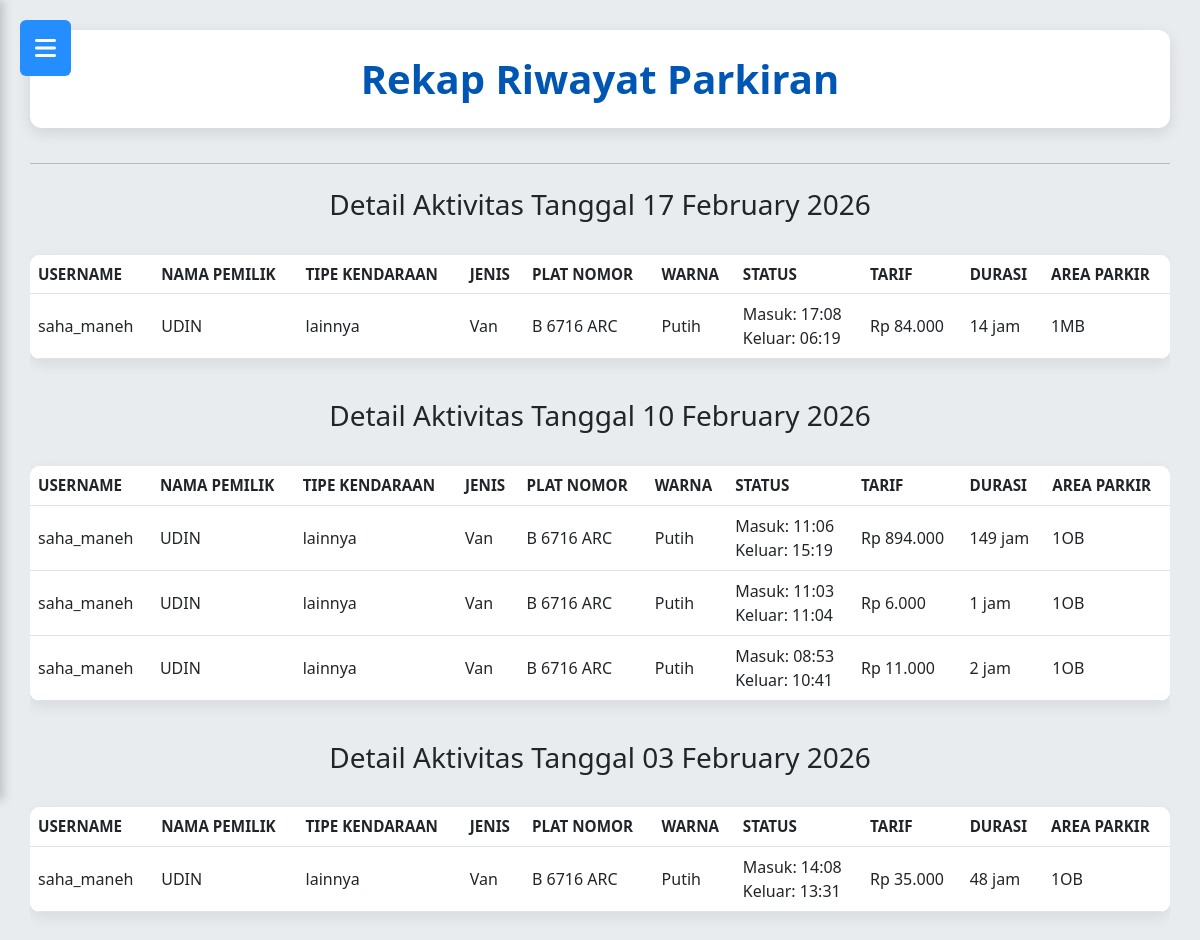
Page /rekap_transaksi_parkir.php (signed in) on the committed database.
### tables this page shows
CREATE TABLE `tb_transaksi` (
  `id_parkir` int(11) NOT NULL,
  `id_kendaraan` int(11) DEFAULT NULL,
  `plat_nomor` varchar(20) DEFAULT NULL,
  `plat_nomor_tamu` varchar(15) DEFAULT NULL,
  `waktu_masuk` datetime NOT NULL,
  `waktu_keluar` datetime DEFAULT NULL,
  `id_tarif` int(11) DEFAULT NULL,
  `durasi_jam` int(5) NOT NULL,
  `biaya_total` decimal(10,0) NOT NULL,
  `status` enum('masuk','keluar') NOT NULL,
  `id_user` int(11) DEFAULT NULL,
  `id_area` int(11) DEFAULT NULL,
  `jenis_transaksi` enum('user','tamu') NOT NULL DEFAULT 'user'
);

CREATE TABLE `tb_user` (
  `id_user` int(11) NOT NULL,
  `nama_lengkap` varchar(50) NOT NULL,
  `username` varchar(50) NOT NULL,
  `password` varchar(100) NOT NULL,
  `role` enum('admin','petugas','owner') NOT NULL,
  `status_aktif` tinyint(1) NOT NULL
);

CREATE TABLE `tb_kendaraan` (
  `id_kendaraan` int(11) NOT NULL,
  `plat_nomor` varchar(15) NOT NULL,
  `tipe_kendaraan` enum('motor','mobil','lainnya') NOT NULL,
  `jenis_kendaraan` varchar(20) NOT NULL,
  `warna` varchar(20) NOT NULL,
  `pemilik` varchar(100) NOT NULL,
  `id_user` int(11) NOT NULL
);

CREATE TABLE `tb_area_parkir` (
  `id_area` int(11) NOT NULL,
  `nama_area` varchar(50) NOT NULL,
  `tipe_kendaraan` enum('motor','mobil','lainnya') NOT NULL,
  `kapasitas` int(5) NOT NULL,
  `terisi` int(5) NOT NULL,
  `status_area_parkir` enum('penuh','tempat kosong masih tersedia','ditutup') NOT NULL
);

### rekap_transaksi_parkir.php (the view, shortened to what this page needs)
<?php
include 'koneksi_parkir.php';
$id_user = $_SESSION['id_user'];
$whereDate = "";
$params    = [$id_user];
$types     = "i";
$sql = "
SELECT
    t.id_parkir,
    t.waktu_masuk,
    t.waktu_keluar,
    t.durasi_jam,
    t.biaya_total,
    t.status,
    k.plat_nomor,
    k.tipe_kendaraan,
    k.jenis_kendaraan,
    k.warna,
    k.pemilik,
    a.nama_area,
    u.username
FROM tb_transaksi t
JOIN tb_kendaraan k ON t.id_kendaraan = k.id_kendaraan
JOIN tb_area_parkir a ON t.id_area = a.id_area
JOIN tb_user u ON t.id_user = u.id_user
WHERE t.id_user = ?
$whereDate
ORDER BY t.waktu_masuk DESC
";
$stmt = $conn->prepare($sql);
$stmt->bind_param($types, ...$params);
$stmt->execute();
$result = $stmt->get_result();
$rekap_per_tanggal = [];
while ($row = $result->fetch_assoc()) {
    $tanggal = date('Y-m-d', strtotime($row['waktu_masuk']));
    if ($row['status'] === 'keluar') {
        $durasi = (int)$row['durasi_jam'];
        $biaya  = (int)$row['biaya_total'];
    } else {
        $durasi = null;
        $biaya  = null;
    }
    $rekap_per_tanggal[$tanggal][] = [
        'username'        => $row['username'],
        'pemilik'         => $row['pemilik'],
        'tipe_kendaraan'  => $row['tipe_kendaraan'],
        'jenis_kendaraan' => $row['jenis_kendaraan'],
        'plat_nomor'      => $row['plat_nomor'],
        'warna'           => $row['warna'],
        'status'          => $row['status'],
        'waktu_masuk'     => $row['waktu_masuk'],
        'waktu_keluar'    => $row['waktu_keluar'],
        'durasi_jam'      => $durasi,
        'biaya_total'     => $biaya,
        'nama_area'       => $row['nama_area']
    ];
}
?>
<!DOCTYPE html>
<html lang="id">
<head>
    <link rel="stylesheet" href="desain_parkir.css">
    <link href="https://cdn.jsdelivr.net/npm/bootstrap@5.3.0/dist/css/bootstrap.min.css" rel="stylesheet">
    <link href="https://cdnjs.cloudflare.com/ajax/libs/font-awesome/6.4.2/css/all.min.css" rel="stylesheet">
</head>
<body>
<div class="wrapper">
    <?php include 'sidebar_parkiran.php'; ?>
    <main class="main-content">
        <header class="main-header">
            <h2>Rekap Riwayat Parkiran</h2>
        </header>
        <hr>
        <?php if (!empty($rekap_per_tanggal)): ?>
            <?php foreach ($rekap_per_tanggal as $tanggal => $data_harian): ?>
                <h3 class="mt-4">
                    Detail Aktivitas Tanggal
                    <?= date('d F Y', strtotime($tanggal)); ?>
                </h3>
                <div class="card-body">
                    <div class="table-responsive">
                        <table class="table table-hover align-middle">
                            <thead>
                                <tr>
                                    <th>Username</th>
                                    <th>Nama Pemilik</th>
                                    <th>Tipe Kendaraan</th>
                                    <th>Jenis</th>
                                    <th>Plat Nomor</th>
                                    <th>Warna</th>
                                    <th>Status</th>
                                    <th>Tarif</th>
                                    <th>Durasi</th>
                                    <th>Area Parkir</th>
                                </tr>
                            </thead>
                            <tbody>
                            <?php foreach ($data_harian as $row): ?>
                                <tr>
                                    <td><?= htmlspecialchars($row['username']) ?></td>
                                    <td><?= htmlspecialchars($row['pemilik']) ?></td>
                                    <td><?= htmlspecialchars($row['tipe_kendaraan']) ?></td>
                                    <td><?= htmlspecialchars($row['jenis_kendaraan']) ?></td>
                                    <td><?= htmlspecialchars($row['plat_nomor']) ?></td>
                                    <td><?= htmlspecialchars($row['warna']) ?></td>
                                    <td>
                                        <?php if ($row['status'] === 'masuk'): ?>
                                            Masuk: <?= date('H:i', strtotime($row['waktu_masuk'])) ?><br>
                                            <span class="text-warning">Masih Terparkir</span>
                                        <?php else: ?>
                                            Masuk: <?= date('H:i', strtotime($row['waktu_masuk'])) ?><br>
                                            Keluar: <?= date('H:i', strtotime($row['waktu_keluar'])) ?>
                                        <?php endif; ?>
                                    </td>
                                    <td>
                                        <?php if ($row['status'] === 'keluar'): ?>
                                            Rp <?= number_format($row['biaya_total'], 0, ',', '.') ?>
                                        <?php else: ?>
                                            <em>Belum keluar</em>
                                        <?php endif; ?>
                                    </td>
                                    <td><?= $row['durasi_jam'] ?> jam</td>
                                    <td><?= htmlspecialchars($row['nama_area']) ?></td>
                                </tr>
                            <?php endforeach; ?>
                            </tbody>
                        </table>
                    </div>
                </div>
            <?php endforeach; ?>
        <?php else: ?>
            <div class="alert alert-warning mt-4">
                Tidak ada riwayat parkir untuk akun ini.
            </div>
        <?php endif; ?>
    </main>
</div>
</body>
</html>

### desain_parkir.css (style rules this page uses)
body { font-family: 'Segoe UI', Tahoma, Geneva, Verdana, sans-serif; margin: 0; background-color: #e9ecef; color: #343a40; line-height: 1.6; display: flex; min-height: 100vh; }
.wrapper { display: flex; width: 100%; }
:root { --sidebar-width: 250px; }
.main-content { flex-grow: 1; padding: 30px; background-color: #e9ecef; overflow-x: hidden; transition: margin-left 0.3s ease; margin-left: 0 !important; }
.main-header { background-color: #ffffff; padding: 25px 35px; border-radius: 12px; box-shadow: 0 5px 15px rgba(0,0,0,0.1); margin-bottom: 35px; text-align: center; }
.main-header h2 { margin: 0; color: #0056b3; font-size: 2.5em; font-weight: 700; }
:root { --masuk-color: #28a745; --keluar-color: #ff6600; --terparkir-color: #ffc107; }
h2, h3 { color: #0056b3; text-align: center; margin-bottom: 20px; }
table { width: 100%; border-collapse: collapse; margin-top: 25px; box-shadow: 0 5px 15px rgba(0, 0, 0, 0.08); border-radius: 10px; overflow: hidden; background-color: #ffffff; }
th, td { border: 1px solid #e0e0e0; padding: 12px; text-align: left; }
th { background-color: #007bff; color: white; font-weight: bold; text-transform: uppercase; font-size: 0.95em; }
tr:nth-child(even) { background-color: #f8f8f8; }
hr { border: 0; border-top: 1px solid #e0e0e0; margin: 40px 0; }

### rows in the picture
tb_transaksi: id_user.username "saha_maneh", id_kendaraan.pemilik "UDIN", id_kendaraan.tipe_kendaraan "lainnya", id_kendaraan.jenis_kendaraan "Van", id_kendaraan.plat_nomor "B 6716 ARC", id_kendaraan.warna "Putih", waktu_masuk "17:08", waktu_keluar "06:19", biaya_total "84.000", durasi_jam "14", id_area.nama_area "1MB"
tb_transaksi: id_user.username "saha_maneh", id_kendaraan.pemilik "UDIN", id_kendaraan.tipe_kendaraan "lainnya", id_kendaraan.jenis_kendaraan "Van", id_kendaraan.plat_nomor "B 6716 ARC", id_kendaraan.warna "Putih", waktu_masuk "11:06", waktu_keluar "15:19", biaya_total "894.000", durasi_jam "149", id_area.nama_area "1OB"
tb_transaksi: id_user.username "saha_maneh", id_kendaraan.pemilik "UDIN", id_kendaraan.tipe_kendaraan "lainnya", id_kendaraan.jenis_kendaraan "Van", id_kendaraan.plat_nomor "B 6716 ARC", id_kendaraan.warna "Putih", waktu_masuk "11:03", waktu_keluar "11:04", biaya_total "6.000", durasi_jam "1", id_area.nama_area "1OB"
tb_transaksi: id_user.username "saha_maneh", id_kendaraan.pemilik "UDIN", id_kendaraan.tipe_kendaraan "lainnya", id_kendaraan.jenis_kendaraan "Van", id_kendaraan.plat_nomor "B 6716 ARC", id_kendaraan.warna "Putih", waktu_masuk "08:53", waktu_keluar "10:41", biaya_total "11.000", durasi_jam "2", id_area.nama_area "1OB"
tb_transaksi: waktu_masuk "03 February 2026", id_user.username "saha_maneh", id_kendaraan.pemilik "UDIN", id_kendaraan.tipe_kendaraan "lainnya", id_kendaraan.jenis_kendaraan "Van", id_kendaraan.plat_nomor "B 6716 ARC", id_kendaraan.warna "Putih", waktu_masuk "14:08", waktu_keluar "13:31", biaya_total "35.000", durasi_jam "48", id_area.nama_area "1OB"

### other values in the picture
date('d F Y', strtotime($tanggal)) "17 February 2026"
date('d F Y', strtotime($tanggal)) "10 February 2026"
